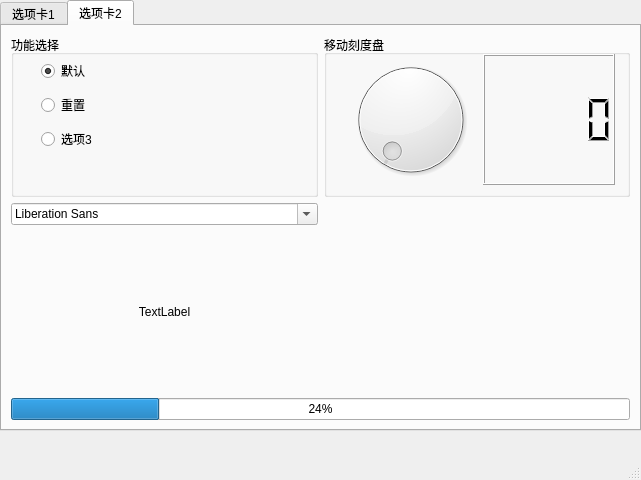
<?xml version="1.0" encoding="UTF-8"?>
<ui version="4.0">
 <class>MainWindow</class>
 <widget class="QMainWindow" name="MainWindow">
  <property name="geometry">
   <rect>
    <x>0</x>
    <y>0</y>
    <width>641</width>
    <height>480</height>
   </rect>
  </property>
  <property name="windowTitle">
   <string>控件演示</string>
  </property>
  <widget class="QWidget" name="centralwidget">
   <widget class="QTabWidget" name="tabWidget">
    <property name="geometry">
     <rect>
      <x>0</x>
      <y>0</y>
      <width>641</width>
      <height>431</height>
     </rect>
    </property>
    <property name="currentIndex">
     <number>1</number>
    </property>
    <widget class="QWidget" name="tab">
     <attribute name="title">
      <string>选项卡1</string>
     </attribute>
     <widget class="QTabWidget" name="tabWidget_2">
      <property name="geometry">
       <rect>
        <x>0</x>
        <y>0</y>
        <width>631</width>
        <height>411</height>
       </rect>
      </property>
      <property name="currentIndex">
       <number>1</number>
      </property>
      <widget class="QWidget" name="tab_3">
       <attribute name="title">
        <string>树</string>
       </attribute>
       <widget class="QTreeWidget" name="treeWidget">
        <property name="geometry">
         <rect>
          <x>10</x>
          <y>10</y>
          <width>591</width>
          <height>351</height>
         </rect>
        </property>
        <column>
         <property name="text">
          <string>第一列</string>
         </property>
        </column>
        <item>
         <property name="text">
          <string>条目1</string>
         </property>
         <item>
          <property name="text">
           <string>子条目1</string>
          </property>
         </item>
        </item>
       </widget>
      </widget>
      <widget class="QWidget" name="tab_4">
       <attribute name="title">
        <string>日历</string>
       </attribute>
       <widget class="QWidget" name="verticalLayoutWidget">
        <property name="geometry">
         <rect>
          <x>0</x>
          <y>0</y>
          <width>621</width>
          <height>381</height>
         </rect>
        </property>
        <layout class="QVBoxLayout" name="verticalLayout">
         <item>
          <widget class="QDateEdit" name="dateEdit"/>
         </item>
         <item>
          <widget class="QCalendarWidget" name="calendarWidget"/>
         </item>
        </layout>
       </widget>
      </widget>
     </widget>
    </widget>
    <widget class="QWidget" name="tab_2">
     <attribute name="title">
      <string>选项卡2</string>
     </attribute>
     <layout class="QGridLayout" name="gridLayout">
      <item row="2" column="0">
       <widget class="QLabel" name="label">
        <property name="text">
         <string>TextLabel</string>
        </property>
        <property name="alignment">
         <set>Qt::AlignCenter</set>
        </property>
       </widget>
      </item>
      <item row="1" column="1" rowspan="2">
       <spacer name="verticalSpacer">
        <property name="orientation">
         <enum>Qt::Vertical</enum>
        </property>
        <property name="sizeHint" stdset="0">
         <size>
          <width>48</width>
          <height>188</height>
         </size>
        </property>
       </spacer>
      </item>
      <item row="0" column="0">
       <widget class="QGroupBox" name="groupBox">
        <property name="title">
         <string>功能选择</string>
        </property>
        <widget class="QWidget" name="">
         <property name="geometry">
          <rect>
           <x>30</x>
           <y>20</y>
           <width>151</width>
           <height>101</height>
          </rect>
         </property>
         <layout class="QVBoxLayout" name="verticalLayout_2">
          <item>
           <widget class="QRadioButton" name="radioButton">
            <property name="text">
             <string>默认</string>
            </property>
            <property name="checked">
             <bool>true</bool>
            </property>
           </widget>
          </item>
          <item>
           <widget class="QRadioButton" name="radioButton_2">
            <property name="text">
             <string>重置</string>
            </property>
           </widget>
          </item>
          <item>
           <widget class="QRadioButton" name="radioButton_3">
            <property name="text">
             <string>选项3</string>
            </property>
           </widget>
          </item>
         </layout>
        </widget>
       </widget>
      </item>
      <item row="3" column="0" colspan="2">
       <widget class="QProgressBar" name="progressBar">
        <property name="value">
         <number>24</number>
        </property>
       </widget>
      </item>
      <item row="1" column="0">
       <widget class="QFontComboBox" name="fontComboBox"/>
      </item>
      <item row="0" column="1">
       <widget class="QGroupBox" name="groupBox_2">
        <property name="title">
         <string>移动刻度盘</string>
        </property>
        <widget class="QWidget" name="">
         <property name="geometry">
          <rect>
           <x>20</x>
           <y>19</y>
           <width>271</width>
           <height>131</height>
          </rect>
         </property>
         <layout class="QHBoxLayout" name="horizontalLayout">
          <item>
           <widget class="QDial" name="dial"/>
          </item>
          <item>
           <widget class="QLCDNumber" name="lcdNumber"/>
          </item>
         </layout>
        </widget>
       </widget>
      </item>
     </layout>
    </widget>
   </widget>
  </widget>
  <widget class="QMenuBar" name="menubar">
   <property name="geometry">
    <rect>
     <x>0</x>
     <y>0</y>
     <width>641</width>
     <height>23</height>
    </rect>
   </property>
  </widget>
  <widget class="QStatusBar" name="statusbar"/>
 </widget>
 <resources/>
 <connections/>
</ui>
